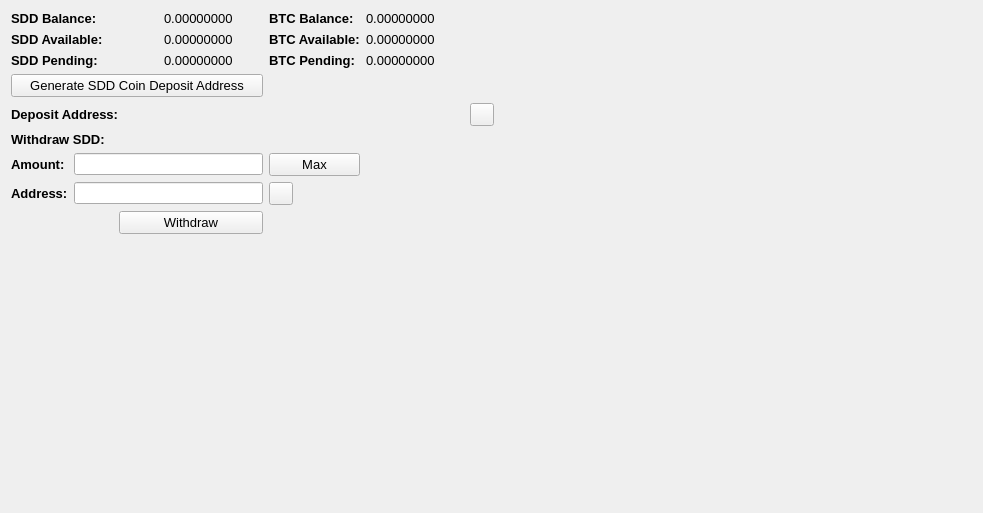
     <widget class="QWidget" name="BalanceTab">
      <attribute name="title">
       <string>Balance</string>
      </attribute>
      <layout class="QGridLayout" name="gridLayout_2">
       <item row="0" column="0" colspan="2">
        <widget class="QLabel" name="label_11">
         <property name="font">
          <font>
           <pointsize>10</pointsize>
           <weight>75</weight>
           <bold>true</bold>
          </font>
         </property>
         <property name="text">
          <string>SDD Balance:</string>
         </property>
        </widget>
       </item>
       <item row="0" column="3">
        <widget class="QLabel" name="HMBalanceLabel">
         <property name="font">
          <font>
           <pointsize>10</pointsize>
          </font>
         </property>
         <property name="text">
          <string>0.00000000</string>
         </property>
         <property name="textInteractionFlags">
          <set>Qt::LinksAccessibleByMouse|Qt::TextSelectableByMouse</set>
         </property>
        </widget>
       </item>
       <item row="0" column="4">
        <widget class="QLabel" name="label_12">
         <property name="font">
          <font>
           <pointsize>10</pointsize>
           <weight>75</weight>
           <bold>true</bold>
          </font>
         </property>
         <property name="text">
          <string>BTC Balance:</string>
         </property>
        </widget>
       </item>
       <item row="0" column="5">
        <widget class="QLabel" name="BitcoinBalanceLabel">
         <property name="font">
          <font>
           <pointsize>10</pointsize>
          </font>
         </property>
         <property name="text">
          <string>0.00000000</string>
         </property>
         <property name="textInteractionFlags">
          <set>Qt::LinksAccessibleByMouse|Qt::TextSelectableByMouse</set>
         </property>
        </widget>
       </item>
       <item row="0" column="7" rowspan="10">
        <spacer name="horizontalSpacer_4">
         <property name="orientation">
          <enum>Qt::Horizontal</enum>
         </property>
         <property name="sizeHint" stdset="0">
          <size>
           <width>478</width>
           <height>488</height>
          </size>
         </property>
        </spacer>
       </item>
       <item row="1" column="0" colspan="2">
        <widget class="QLabel" name="label_13">
         <property name="font">
          <font>
           <pointsize>10</pointsize>
           <weight>75</weight>
           <bold>true</bold>
          </font>
         </property>
         <property name="text">
          <string>SDD Available:</string>
         </property>
        </widget>
       </item>
       <item row="1" column="3">
        <widget class="QLabel" name="HMAvailableLabel_2">
         <property name="font">
          <font>
           <pointsize>10</pointsize>
          </font>
         </property>
         <property name="text">
          <string>0.00000000</string>
         </property>
         <property name="textInteractionFlags">
          <set>Qt::LinksAccessibleByMouse|Qt::TextSelectableByMouse</set>
         </property>
        </widget>
       </item>
       <item row="1" column="4">
        <widget class="QLabel" name="label_15">
         <property name="font">
          <font>
           <pointsize>10</pointsize>
           <weight>75</weight>
           <bold>true</bold>
          </font>
         </property>
         <property name="text">
          <string>BTC Available:</string>
         </property>
        </widget>
       </item>
       <item row="1" column="5">
        <widget class="QLabel" name="BitcoinAvailableLabel">
         <property name="font">
          <font>
           <pointsize>10</pointsize>
          </font>
         </property>
         <property name="text">
          <string>0.00000000</string>
         </property>
         <property name="textInteractionFlags">
          <set>Qt::LinksAccessibleByMouse|Qt::TextSelectableByMouse</set>
         </property>
        </widget>
       </item>
       <item row="2" column="0" colspan="2">
        <widget class="QLabel" name="label_14">
         <property name="font">
          <font>
           <pointsize>10</pointsize>
           <weight>75</weight>
           <bold>true</bold>
          </font>
         </property>
         <property name="text">
          <string>SDD Pending:</string>
         </property>
        </widget>
       </item>
       <item row="2" column="3">
        <widget class="QLabel" name="HMPendingLabel">
         <property name="font">
          <font>
           <pointsize>10</pointsize>
          </font>
         </property>
         <property name="text">
          <string>0.00000000</string>
         </property>
         <property name="textInteractionFlags">
          <set>Qt::LinksAccessibleByMouse|Qt::TextSelectableByMouse</set>
         </property>
        </widget>
       </item>
       <item row="2" column="4">
        <widget class="QLabel" name="label_31">
         <property name="font">
          <font>
           <pointsize>10</pointsize>
           <weight>75</weight>
           <bold>true</bold>
          </font>
         </property>
         <property name="text">
          <string>BTC Pending:</string>
         </property>
        </widget>
       </item>
       <item row="2" column="5">
        <widget class="QLabel" name="BitcoinPendingLabel">
         <property name="font">
          <font>
           <pointsize>10</pointsize>
          </font>
         </property>
         <property name="text">
          <string>0.00000000</string>
         </property>
         <property name="textInteractionFlags">
          <set>Qt::LinksAccessibleByMouse|Qt::TextSelectableByMouse</set>
         </property>
        </widget>
       </item>
       <item row="3" column="0" colspan="4">
        <widget class="QPushButton" name="GenDepositBTN">
         <property name="font">
          <font>
           <pointsize>10</pointsize>
          </font>
         </property>
         <property name="text">
          <string>Generate SDD Coin Deposit Address</string>
         </property>
        </widget>
       </item>
       <item row="4" column="0" colspan="3">
        <widget class="QLabel" name="label_33">
         <property name="font">
          <font>
           <pointsize>10</pointsize>
           <weight>75</weight>
           <bold>true</bold>
          </font>
         </property>
         <property name="text">
          <string>Deposit Address:</string>
         </property>
        </widget>
       </item>
       <item row="4" column="3" colspan="3">
        <widget class="QLabel" name="DepositAddressLabel">
         <property name="minimumSize">
          <size>
           <width>300</width>
           <height>0</height>
          </size>
         </property>
         <property name="palette">
          <palette>
           <active>
            <colorrole role="WindowText">
             <brush brushstyle="SolidPattern">
              <color alpha="255">
               <red>0</red>
               <green>0</green>
               <blue>0</blue>
              </color>
             </brush>
            </colorrole>
            <colorrole role="Text">
             <brush brushstyle="SolidPattern">
              <color alpha="255">
               <red>0</red>
               <green>0</green>
               <blue>255</blue>
              </color>
             </brush>
            </colorrole>
           </active>
           <inactive>
            <colorrole role="WindowText">
             <brush brushstyle="SolidPattern">
              <color alpha="255">
               <red>0</red>
               <green>0</green>
               <blue>0</blue>
              </color>
             </brush>
            </colorrole>
            <colorrole role="Text">
             <brush brushstyle="SolidPattern">
              <color alpha="255">
               <red>0</red>
               <green>0</green>
               <blue>255</blue>
              </color>
             </brush>
            </colorrole>
           </inactive>
           <disabled>
            <colorrole role="WindowText">
             <brush brushstyle="SolidPattern">
              <color alpha="255">
               <red>120</red>
               <green>120</green>
               <blue>120</blue>
              </color>
             </brush>
            </colorrole>
            <colorrole role="Text">
             <brush brushstyle="SolidPattern">
              <color alpha="255">
               <red>120</red>
               <green>120</green>
               <blue>120</blue>
              </color>
             </brush>
            </colorrole>
           </disabled>
          </palette>
         </property>
         <property name="font">
          <font>
           <pointsize>10</pointsize>
           <weight>75</weight>
           <bold>true</bold>
          </font>
         </property>
         <property name="text">
          <string/>
         </property>
         <property name="alignment">
          <set>Qt::AlignRight|Qt::AlignTrailing|Qt::AlignVCenter</set>
         </property>
         <property name="textInteractionFlags">
          <set>Qt::LinksAccessibleByMouse|Qt::TextSelectableByKeyboard|Qt::TextSelectableByMouse</set>
         </property>
        </widget>
       </item>
       <item row="4" column="6">
        <widget class="QToolButton" name="DepositCopyButton">
         <property name="toolTip">
          <string>Copy to clipboard</string>
         </property>
         <property name="text">
          <string/>
         </property>
         <property name="icon">
          <iconset resource="../bitcoin.qrc">
           <normaloff>:/icons/editcopy</normaloff>:/icons/editcopy</iconset>
         </property>
         <property name="shortcut">
          <string>Alt+P</string>
         </property>
        </widget>
       </item>
       <item row="5" column="0" colspan="2">
        <widget class="QLabel" name="label_34">
         <property name="font">
          <font>
           <pointsize>10</pointsize>
           <weight>75</weight>
           <bold>true</bold>
          </font>
         </property>
         <property name="text">
          <string>Withdraw SDD:</string>
         </property>
        </widget>
       </item>
       <item row="6" column="0">
        <widget class="QLabel" name="label_26">
         <property name="font">
          <font>
           <pointsize>10</pointsize>
           <weight>75</weight>
           <bold>true</bold>
          </font>
         </property>
         <property name="text">
          <string>Amount:</string>
         </property>
        </widget>
       </item>
       <item row="6" column="1" colspan="3">
        <widget class="QLineEdit" name="WithdrawUnitsInput">
         <property name="font">
          <font>
           <pointsize>9</pointsize>
           <weight>75</weight>
           <bold>true</bold>
          </font>
         </property>
         <property name="text">
          <string/>
         </property>
        </widget>
       </item>
       <item row="6" column="4">
        <widget class="QPushButton" name="Withdraw_Max_Amount">
         <property name="font">
          <font>
           <pointsize>10</pointsize>
          </font>
         </property>
         <property name="text">
          <string>Max</string>
         </property>
        </widget>
       </item>
       <item row="7" column="0">
        <widget class="QLabel" name="label_10">
         <property name="font">
          <font>
           <pointsize>10</pointsize>
           <weight>75</weight>
           <bold>true</bold>
          </font>
         </property>
         <property name="text">
          <string>Address:</string>
         </property>
        </widget>
       </item>
       <item row="7" column="1" colspan="3">
        <widget class="QLineEdit" name="WithdrawAddress">
         <property name="font">
          <font>
           <pointsize>9</pointsize>
           <weight>75</weight>
           <bold>true</bold>
          </font>
         </property>
        </widget>
       </item>
       <item row="7" column="4">
        <widget class="QToolButton" name="WithdrawPasteButton">
         <property name="toolTip">
          <string>Paste from clipboard</string>
         </property>
         <property name="text">
          <string/>
         </property>
         <property name="icon">
          <iconset resource="../bitcoin.qrc">
           <normaloff>:/icons/editpaste</normaloff>:/icons/editpaste</iconset>
         </property>
         <property name="shortcut">
          <string>Alt+P</string>
         </property>
        </widget>
       </item>
       <item row="8" column="2" colspan="2">
        <widget class="QPushButton" name="WithdrawUnitsBtn">
         <property name="font">
          <font>
           <pointsize>10</pointsize>
          </font>
         </property>
         <property name="text">
          <string>Withdraw</string>
         </property>
        </widget>
       </item>
       <item row="9" column="0" colspan="6">
        <spacer name="verticalSpacer">
         <property name="orientation">
          <enum>Qt::Vertical</enum>
         </property>
         <property name="sizeHint" stdset="0">
          <size>
           <width>428</width>
           <height>262</height>
          </size>
         </property>
        </spacer>
       </item>
      </layout>
      <zorder>label_31</zorder>
      <zorder>label_15</zorder>
      <zorder>label_12</zorder>
      <zorder>label_14</zorder>
      <zorder>label_13</zorder>
      <zorder>label_11</zorder>
      <zorder>BitcoinBalanceLabel</zorder>
      <zorder>HMBalanceLabel</zorder>
      <zorder>HMAvailableLabel_2</zorder>
      <zorder>HMPendingLabel</zorder>
      <zorder>BitcoinAvailableLabel</zorder>
      <zorder>BitcoinPendingLabel</zorder>
      <zorder>label_33</zorder>
      <zorder>GenDepositBTN</zorder>
      <zorder>DepositAddressLabel</zorder>
      <zorder>Withdraw_Max_Amount</zorder>
      <zorder>label_34</zorder>
      <zorder>WithdrawUnitsInput</zorder>
      <zorder>label_10</zorder>
      <zorder>label_26</zorder>
      <zorder>WithdrawAddress</zorder>
      <zorder>WithdrawUnitsBtn</zorder>
      <zorder>horizontalSpacer_4</zorder>
      <zorder>verticalSpacer</zorder>
      <zorder>WithdrawPasteButton</zorder>
      <zorder>DepositCopyButton</zorder>
     </widget>
